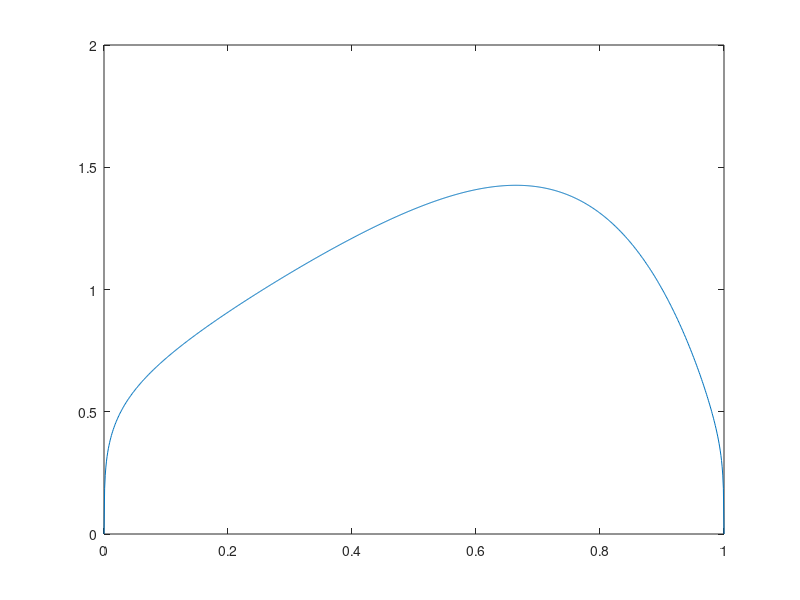

Recreate this plot in MATLAB.
%To Solve the differential equation -u'' + f(x,u) = 0

%Assigning maximun number of iterations
k_MAX=100;
%Assigning Tolerance Limit
TOL=10^-6;
%Taking arbitrary number of intervals N=6
N=1000;
% Let the length of one division be h
h=1/N;
% x is a vector with N+1 number of equidistant points from 0 to 1
x=linspace(0,1,N+1)';
x=x(2:N);
%Taking initial guess U0
U0=zeros(N-1,1);
k = 10^-4;

%Method 2 - Newton's Method
f=@(x,U0)(-(U0+k).^-7-x.*exp(4.*x));
fu=@(x,U0)(-7.*-(U0+k).^-8);

%Creating A matrix
principalDiag_A=[(-2/(h^2))*(ones(N-1,1))];
lowerDiag_A=[(1/(h^2))*(ones(N-1,1))];
upperDiag_A=[(1/(h^2))*(ones(N-1,1))];
A=spdiags([lowerDiag_A principalDiag_A upperDiag_A],-1:1,N-1,N-1);

%Creating A1 matrix
lowerDiag_A1=[(-1/(h^2))*(ones(N-1,1))];
upperDiag_A1=[(-1/(h^2))*(ones(N-1,1))];

for iterations_performed = 1:k_MAX
    principalDiag_A1=[(2/h^2+fu(x,U0)).*ones(N-1,1)];
    rhs=A*U0-f(x,U0);
    A1=spdiags([lowerDiag_A1 principalDiag_A1 upperDiag_A1],-1:1,N-1,N-1);
    v=A1\rhs;
    U1=U0+v;
    if(max(abs(U1-U0))>TOL)
        flag_Method2=0;
        U0=U1;
    else
        flag_Method2=1;
        break;
    end    
end
U1=[0; U1; 0];
x=linspace(0,1,N+1);
figure(15);
plot(x,U1);